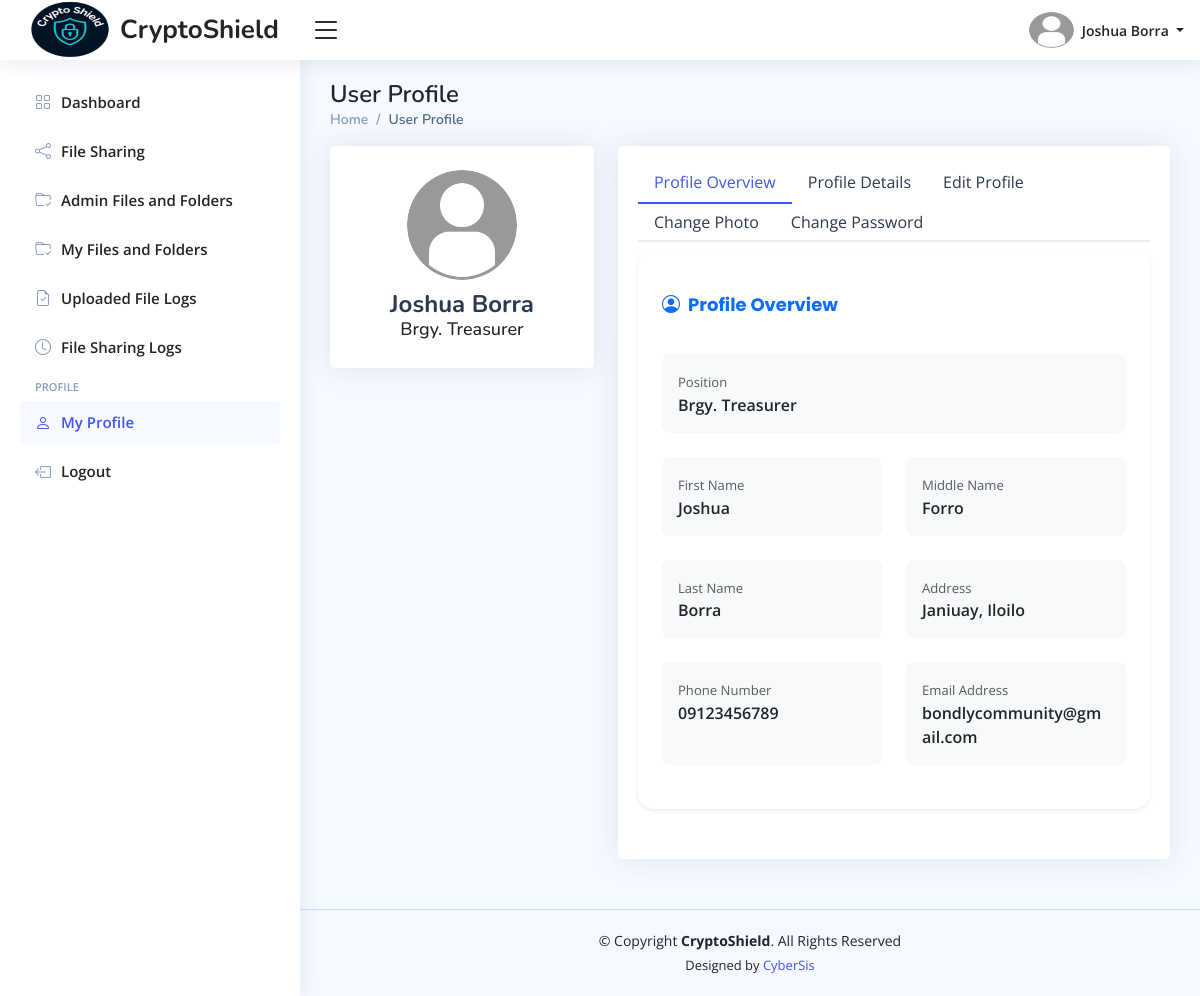
The app's page /officials/home.php?page=user-profile (signed in) with its own data.
### tables this page shows
CREATE TABLE `officials_info_tbl` (
  `official_id` int(11) NOT NULL,
  `profile_picture` varchar(255) DEFAULT NULL,
  `date_of_birth` date DEFAULT NULL,
  `gender` enum('Male','Female','Others') DEFAULT 'Others',
  `phone_number` varchar(100) NOT NULL,
  `full_address` varchar(255) NOT NULL,
  `updated_at` timestamp NOT NULL DEFAULT current_timestamp() ON UPDATE current_timestamp()
);

CREATE TABLE `officials_accounts_tbl` (
  `official_id` int(11) NOT NULL,
  `first_name` varchar(100) NOT NULL,
  `middle_name` varchar(100) DEFAULT NULL,
  `last_name` varchar(100) NOT NULL,
  `email_address` varchar(150) NOT NULL,
  `official_password` varchar(255) NOT NULL,
  `position` enum('Brgy. Captain','Brgy. Secretary','Brgy. Treasurer','Brgy. Kagawad','S.K. Chairman','S.K. Kagawad') NOT NULL,
  `is_online` enum('Yes','No') DEFAULT 'No',
  `reset_password_token` varchar(255) DEFAULT NULL,
  `password_token_expiry` datetime DEFAULT NULL,
  `created_at` timestamp NOT NULL DEFAULT current_timestamp(),
  `updated_at` timestamp NOT NULL DEFAULT current_timestamp() ON UPDATE current_timestamp(),
  `last_login` timestamp NULL DEFAULT NULL
);

### officials/includes/page-titles.php (called while the page is built)
<?php
    $page_titles = [
        "dashboard" => "$position's Dashboard",
        "admin-files-and-folders" => "Admin Files and Folders", "admin-folder-contents" => "Admin Folder Details",
        "my-files-and-folders" => "My Files and Folders", "my-folder-contents" => "My Folder Details", "folder-contents" => "Folder Contents",
        "officials-accounts" => "Officials Accounts",
        "employee-management" => "Employee Management",
        "user-uploaded-files" => "User Uploaded Files",
        "file-sharing" => "File Sharing",
        "file-sharing-logs" => "File Sharing Logs",
        "user-profile" => "User Profile"
    ];
?>

### officials/pages/user-profile.php (the view, shortened to what this page needs)
<?php
    $active_tab = "overview";
?>
<main id="main" class="main">
    <?php include_once "includes/pagetitle.php"; ?>
    <section class="section profile">
        <div class="row">
            <div class="col-xl-4">
                <div class="card mb-2">
                    <div class="card-body profile-card pt-4 d-flex flex-column align-items-center">
                        <img
                            src="<?php echo htmlspecialchars($image_path . $profile_picture); ?>"
                            alt="Profile Picture"
                            class="rounded-circle"
                            id="profile-preview"
                            width="110" height="110">
                        <h2> <?php echo htmlspecialchars($first_name . " " . $last_name); ?> </h2>
                        <h3> <?php echo htmlspecialchars($position); ?> </h3>
                    </div>
                </div>
            </div>
            <div class="col-xl-8">
                <div class="card">
                    <div class="card-body pt-3">
                        <ul class="nav nav-tabs nav-tabs-bordered">
                            <li class="nav-item">
                                <button class="nav-link <?php echo htmlspecialchars($active_tab === "overview" ? "active" : ""); ?>" data-bs-toggle="tab" data-bs-target="#profile-overview"> Profile Overview </button>
                            </li>
                            <li class="nav-item">
                                <button class="nav-link" data-bs-toggle="tab" data-bs-target="#other-information"> Profile Details </button>
                            </li>
                            <li class="nav-item">
                                <button class="nav-link <?php echo htmlspecialchars($active_tab === "profile" ? "active" : ""); ?>" data-bs-toggle="tab" data-bs-target="#edit-information"> Edit Profile </button>
                            </li>
                            <li class="nav-item">
                                <button class="nav-link <?php echo htmlspecialchars($active_tab === "photo" ? "active" : ""); ?>" data-bs-toggle="tab" data-bs-target="#picture-edit"> Change Photo </button>
                            </li>
                            <li class="nav-item">
                                <button class="nav-link <?php echo htmlspecialchars($active_tab === "password" ? "active" : ""); ?>" data-bs-toggle="tab" data-bs-target="#change-password"> Change Password </button>
                            </li>
                        </ul>
                        <div class="tab-content pt-2">
                            <div class="tab-pane fade <?php echo htmlspecialchars($active_tab === "overview" ? "show active" : ""); ?> profile-overview" id="profile-overview">
                                <div class="card border-0 shadow-sm rounded-4">
                                    <div class="card-body p-4">
                                        <h5 class="card-title fw-bold mb-4 text-primary">
                                            <i class="bi bi-person-circle me-2"></i>Profile Overview
                                        </h5>
                                        <div class="row g-4">
                                            <div class="col-md-12">
                                                <div class="bg-light rounded-3 p-3 h-100">
                                                    <small class="text-muted">Position</small>
                                                    <p class="fw-semibold fs-6 mb-0"><?php echo htmlspecialchars($position); ?></p>
                                                </div>
                                            </div>
                                            <div class="col-md-6">
                                                <div class="bg-light rounded-3 p-3 h-100">
                                                    <small class="text-muted">First Name</small>
                                                    <p class="fw-semibold fs-6 mb-0"><?php echo htmlspecialchars($first_name); ?></p>
                                                </div>
                                            </div>
                                            <div class="col-md-6">
                                                <div class="bg-light rounded-3 p-3 h-100">
                                                    <small class="text-muted">Middle Name</small>
                                                    <p class="fw-semibold fs-6 mb-0"><?php echo htmlspecialchars($middle_name); ?></p>
                                                </div>
                                            </div>
                                            <div class="col-md-6">
                                                <div class="bg-light rounded-3 p-3 h-100">
                                                    <small class="text-muted">Last Name</small>
                                                    <p class="fw-semibold fs-6 mb-0"><?php echo htmlspecialchars($last_name); ?></p>
                                                </div>
                                            </div>
                                            <div class="col-md-6">
                                                <div class="bg-light rounded-3 p-3 h-100">
                                                    <small class="text-muted">Address</small>
                                                    <p class="fw-semibold fs-6 mb-0"><?php echo htmlspecialchars($address); ?></p>
                                                </div>
                                            </div>
                                            <div class="col-md-6">
                                                <div class="bg-light rounded-3 p-3 h-100">
                                                    <small class="text-muted">Phone Number</small>
                                                    <p class="fw-semibold fs-6 mb-0"><?php echo htmlspecialchars($phone_number); ?></p>
                                                </div>
                                            </div>
                                            <div class="col-md-6">
                                                <div class="bg-light rounded-3 p-3 h-100">
                                                    <small class="text-muted">Email Address</small>
                                                    <p class="fw-semibold fs-6 mb-0"><?php echo htmlspecialchars($email_address); ?></p>
                                                </div>
                                            </div>
                                        </div>
                                    </div>
                                </div>
                            </div>
                        </div>
                    </div>
                </div>
            </div>
        </div>
    </section>
</main>

### officials/includes/header.php (shortened to what this page needs)
<header id="header" class="header fixed-top d-flex align-items-center">
    <div class="d-flex align-items-center justify-content-between">
        <a href="home.php?page=dashboard" class="logo d-flex align-items-center">
            <img src="../assets/imgs/logo.png" alt="Logo" width="100">
            <span class="d-none d-lg-block"> CryptoShield </span>
        </a>
        <i class="bi bi-list toggle-sidebar-btn"></i>
    </div>
    <nav class="header-nav ms-auto">
        <ul class="d-flex align-items-center">
            <li class="nav-item dropdown pe-3">
                <a class="nav-link nav-profile d-flex align-items-center pe-0" href="#" data-bs-toggle="dropdown">
                    <img src="<?php echo htmlspecialchars($image_path . $profile_picture); ?>" alt="Profile Image" class="rounded-circle" width="45" height="45">
                    <span class="d-none d-md-block dropdown-toggle ps-2">
                        <?php echo htmlspecialchars($first_name . " " . $last_name); ?>
                    </span>
                </a>
            </li>
        </ul>
    </nav>
</header>

### officials/includes/pagetitle.php (shortened to what this page needs)
<div class="pagetitle">
    <h1>
        <?php echo htmlspecialchars($page_titles[$page_name]); ?>
    </h1>
    <nav>
        <ol class="breadcrumb">
            <li class="breadcrumb-item"><a href="home.php?page=dashboard"> Home </a></li>
            <li class="breadcrumb-item active">
                <?php echo htmlspecialchars($page_titles[$page_name]); ?>
            </li>
        </ol>
    </nav>
</div>

### assets/main/css/main-style.css (style rules this page uses)
:root { scroll-behavior: smooth; }
body { font-family: "Open Sans", sans-serif; background: #f6f9ff; color: #444444; }
a { color: #4154f1; text-decoration: none; }
h1, h2, h3, h4, h5, h6 { font-family: "Nunito", sans-serif; }
#main { margin-top: 60px; padding: 20px 30px; transition: all 0.3s; }
.pagetitle { margin-bottom: 10px; }
.pagetitle h1 { font-size: 24px; margin-bottom: 0; font-weight: 600; color: #212529; }
.card { margin-bottom: 30px; border: none; border-radius: 5px; box-shadow: 0px 0 30px rgba(1, 41, 112, 0.1); }
.card-title { padding: 20px 0 15px 0; font-size: 18px; font-weight: 500; color: #212529; font-family: "Poppins", sans-serif; }
.card-body { padding: 0 20px 20px 20px; }
.breadcrumb { font-size: 14px; font-family: "Nunito", sans-serif; color: #899bbd; font-weight: 600; }
.breadcrumb a { color: #899bbd; transition: 0.3s; }
.breadcrumb .breadcrumb-item::before { color: #899bbd; }
.breadcrumb .active { color: #51678f; font-weight: 600; }
.nav-tabs-bordered { border-bottom: 2px solid #ebeef4; }
.nav-tabs-bordered .nav-link { margin-bottom: -2px; border: none; color: #2c384e; }
.nav-tabs-bordered .nav-link.active { background-color: #fff; color: #4154f1; border-bottom: 2px solid #4154f1; }
.logo { line-height: 1; }
@media (min-width: 1200px) { .logo { width: 280px; } }
.logo span { font-size: 26px; font-weight: 700; color: #212529; font-family: "Nunito", sans-serif; }
.header { transition: all 0.5s; z-index: 997; height: 60px; box-shadow: 0px 2px 20px rgba(1, 41, 112, 0.1); background-color: #fff; padding-left: 20px; }
.header .toggle-sidebar-btn { font-size: 32px; padding-left: 10px; cursor: pointer; color: #212529; }
.header-nav ul { list-style: none; }
.header-nav>ul { margin: 0; padding: 0; }
.header-nav .nav-profile { color: #212529; }
.header-nav .nav-profile img { max-height: 36px; }
.header-nav .nav-profile span { font-size: 14px; font-weight: 600; }
@media (min-width: 1200px) { #main, #footer { margin-left: 300px; } }
.profile .profile-card img { max-width: 120px; }
.profile .profile-card h2 { font-size: 24px; font-weight: 700; color: #2c384e; margin: 10px 0 0 0; }
.profile .profile-card h3 { font-size: 18px; }
.profile .profile-overview .row { margin-bottom: 20px; font-size: 15px; }
.profile .profile-overview .card-title { color: #212529; }

### officials/home.php (style rules this page uses)
.logo img { max-height: 70px; }

### records on screen
officials_info_tbl: official_id.last_name "Joshua Borra", official_id.position "User Profile", official_id.position "Brgy. Treasurer", official_id.first_name "Joshua", official_id.middle_name "Forro", official_id.last_name "Borra", full_address "Janiuay, Iloilo", phone_number "09123456789", official_id.email_address "bondlycommunity@gmail.com"
